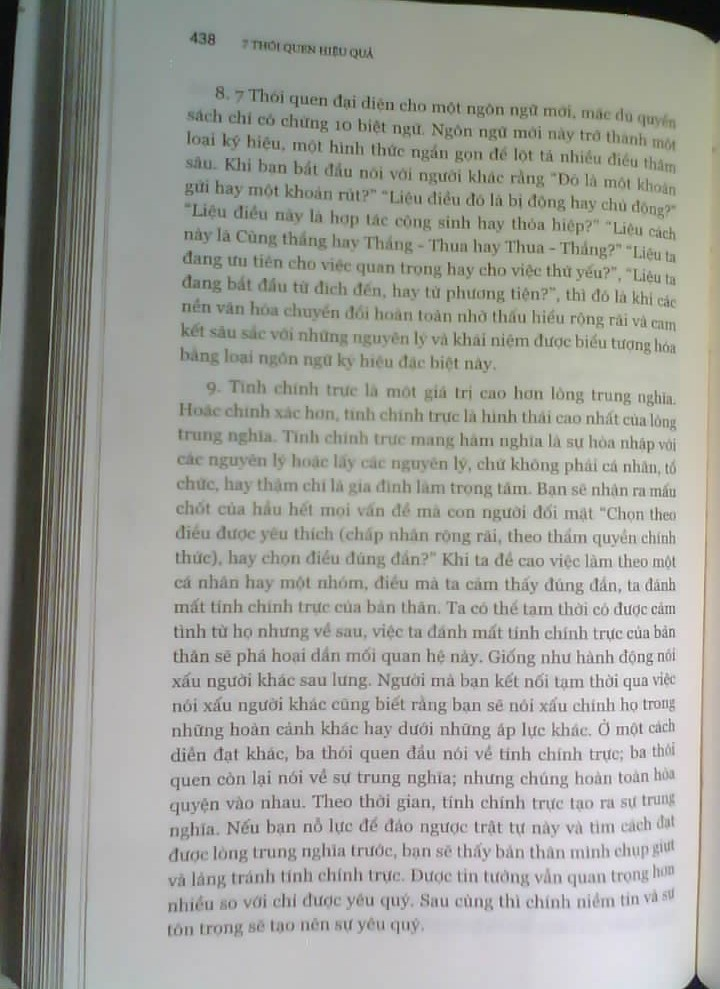
#> input picture dataset/raw/images/P001_C01_normal.jpg, 720 x 989 px
$ python test_single.py --input ../dataset/raw/images/P001_C01_normal.jpg
#> lines starting #> are read from the running program, lines starting #| are printed output that depends on the picture
"""Test 3 OpenCV image-enhancement baselines on ONE real ESP32-CAM photo."""
import argparse
from pathlib import Path

import cv2
import numpy as np


def read_image(path: Path):
    if not path.exists():
        raise FileNotFoundError(f"Image not found: {path}")
    buf = np.fromfile(str(path), dtype=np.uint8)
    image = cv2.imdecode(buf, cv2.IMREAD_COLOR)
#> image is the input picture: shape (989, 720, 3); mean B, G, R 155.6, 162.2, 161.2
    if image is None:
        raise ValueError(f"Not a valid image: {path}")
    return image


def save_png(path: Path, image):
    path.parent.mkdir(parents=True, exist_ok=True)
    ok, encoded = cv2.imencode(".png", image)
    if not ok:
        raise IOError(f"PNG encode failed: {path}")
    encoded.tofile(str(path))


def main():
    parser = argparse.ArgumentParser()
    parser.add_argument("--input", required=True, type=Path)
    parser.add_argument("--out", default="dataset/restored/opencv", type=Path)
    args = parser.parse_args()

    src = read_image(args.input)
    h, w = src.shape[:2]
#> h = 989; w = 720
    print(f"Input: {args.input} ({w}x{h})")
#| Input: ../dataset/raw/images/P001_C01_normal.jpg (720x989)

    lab = cv2.cvtColor(src, cv2.COLOR_BGR2LAB)
#> lab: shape (989, 720, 3); mean of channels 0, 1, 2 168.7, 126.4, 131.4
    l, a, b = cv2.split(lab)
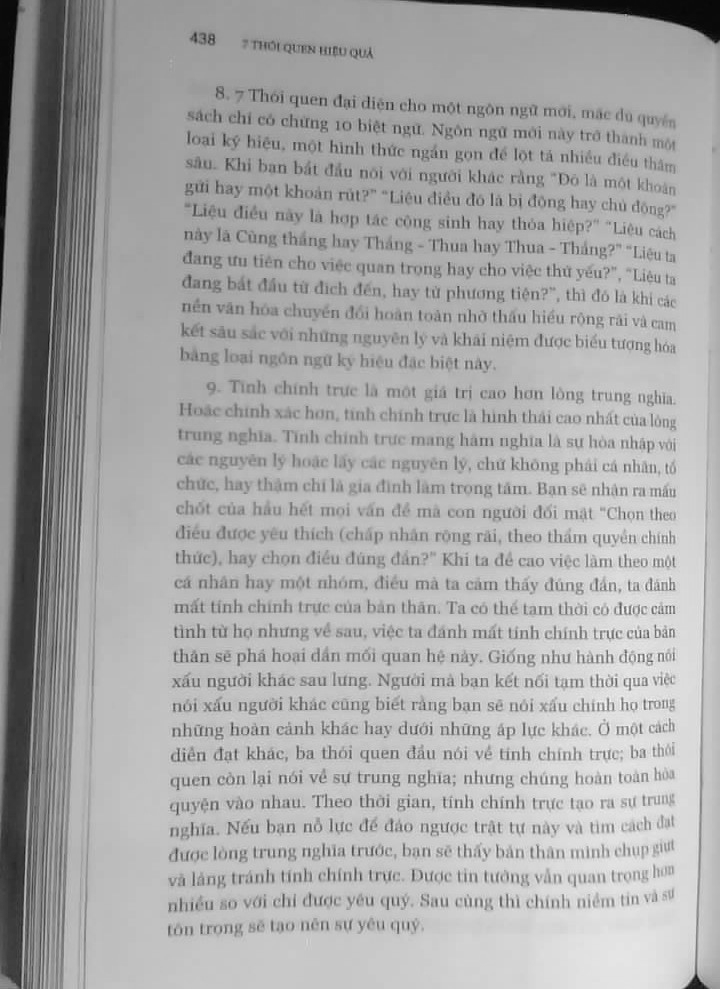
#> l: shape (989, 720); min 1, max 254, mean 168.7
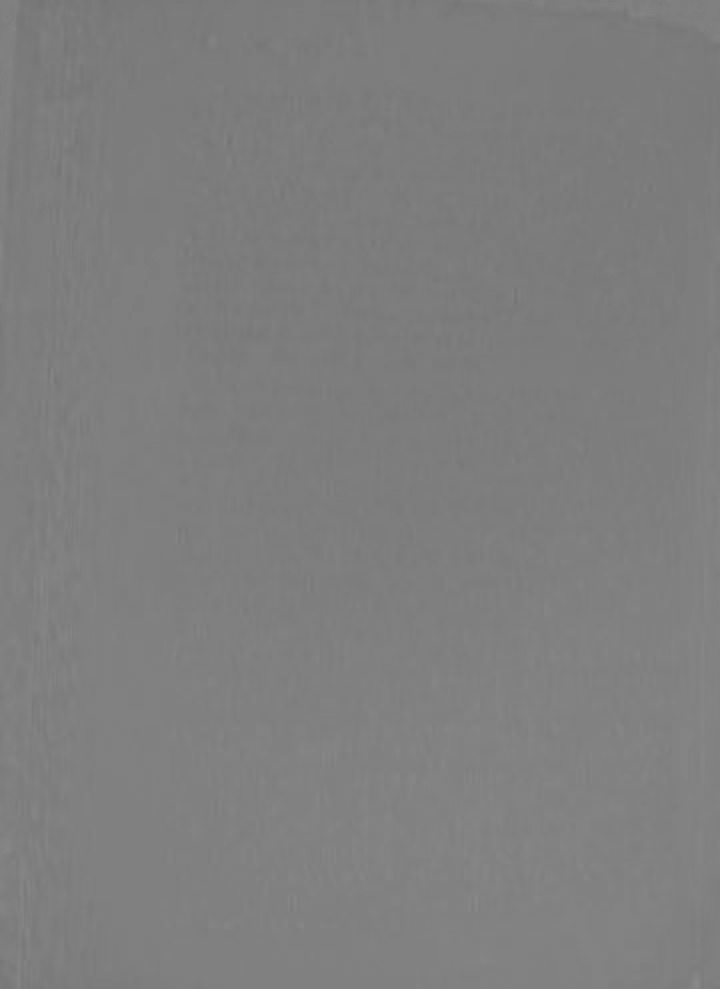
#> a: shape (989, 720); min 115, max 139, mean 126.4
    clahe = cv2.createCLAHE(clipLimit=2.0, tileGridSize=(8, 8))
    corrected = cv2.cvtColor(cv2.merge((clahe.apply(l), a, b)), cv2.COLOR_LAB2BGR)
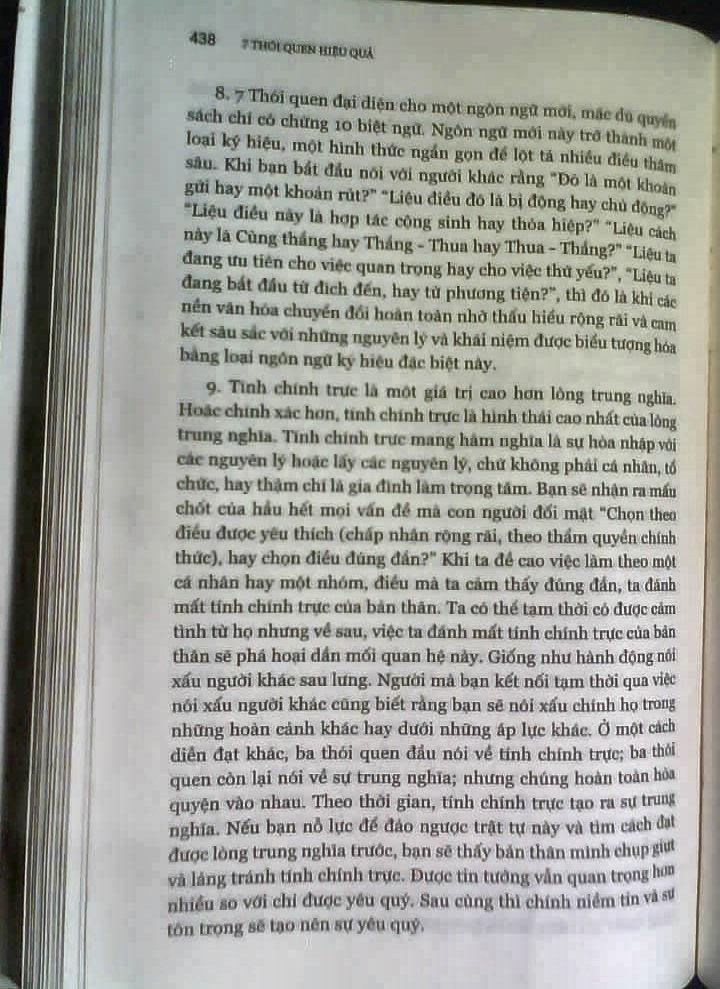
#> corrected: shape (989, 720, 3); mean B, G, R 156.7, 163.4, 162.3

    smooth = cv2.GaussianBlur(corrected, (0, 0), 1.0)
    sharpened = cv2.addWeighted(corrected, 1.5, smooth, -0.5, 0)

    gray = cv2.cvtColor(src, cv2.COLOR_BGR2GRAY)
    binary = cv2.adaptiveThreshold(
        gray, 255, cv2.ADAPTIVE_THRESH_GAUSSIAN_C,
        cv2.THRESH_BINARY, 31, 12,
    )
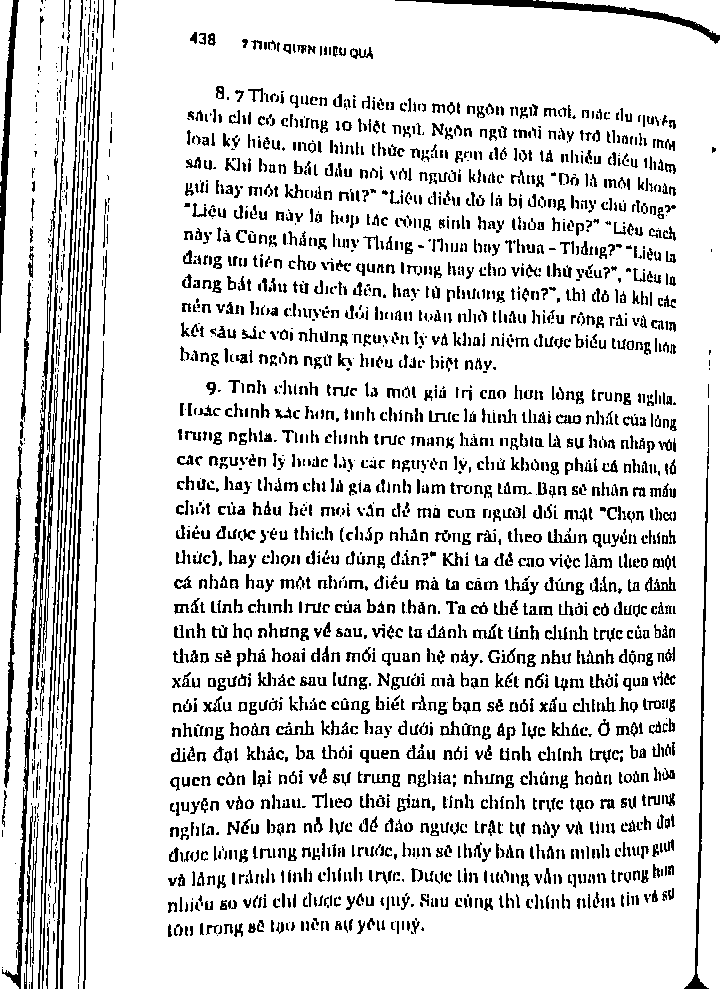
#> binary: shape (989, 720); 85.5% white; black in thin lines or dots

    variants = {
        "clahe": corrected,
        "clahe_sharp": sharpened,
        "adaptive": binary,
    }
    for name, image in variants.items():
        path = args.out / f"{args.input.stem}_{name}.png"
        save_png(path, image)
        print(f"Saved: {path}")
#> this loop made 3 passes
#> name on passes 1 to 3: 'clahe', 'clahe_sharp', 'adaptive'
#| Saved: dataset/restored/opencv/P001_C01_normal_clahe.png
#| Saved: dataset/restored/opencv/P001_C01_normal_clahe_sharp.png
#| Saved: dataset/restored/opencv/P001_C01_normal_adaptive.png


if __name__ == "__main__":
    main()
